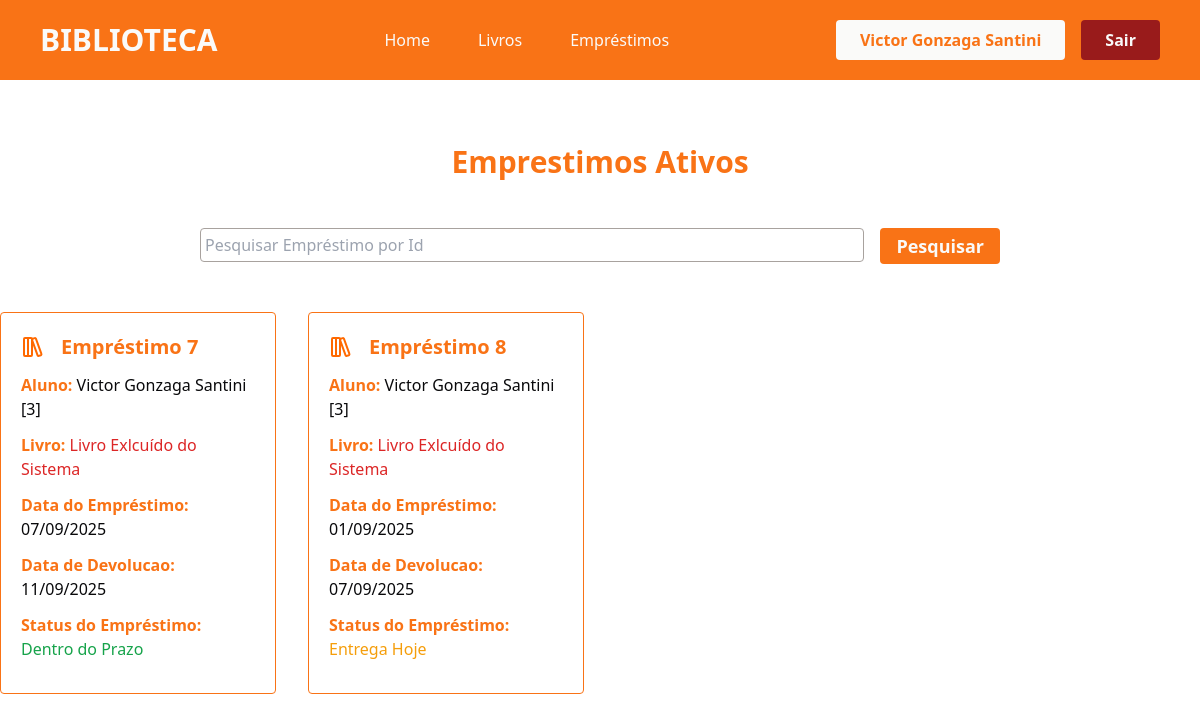
/emprestimos/ (signed in), run on the app's committed database.
### app/models.py (models this page shows)
class User(db.Model, UserMixin):
    id = db.Column(db.Integer, primary_key=True)
    nome = db.Column(db.String(100), nullable=True)
    telefone = db.Column(db.String(100), nullable=True)
    email = db.Column(db.String(100), nullable=True)
    senha = db.Column(db.String(100), nullable=True)
    emprestimos = db.relationship('Emprestimo', backref='user', lazy=True)

class Emprestimo(db.Model):
    id = db.Column(db.Integer, primary_key=True)
    data_emprestimo = db.Column(db.DateTime, default=datetime.now)
    data_devolucao = db.Column(db.DateTime, default=datetime.now)
    user_id = db.Column(db.Integer, db.ForeignKey('user.id', name="fk_emprestimo_user"), nullable=True)
    livro_id = db.Column(db.Integer, db.ForeignKey('livro.id', name="fk_emprestimo_livro"), nullable=True)
    statusEmprestimo = db.Column(db.String(100), nullable=True)

### app/views.py (the view)
@app.route('/emprestimos/')
@login_required
def emprestimos():
    if request.method == 'GET':
        pesquisa = request.args.get('pesquisa', '')
    dados = Emprestimo.query.join(User).order_by(Emprestimo.id)
    if pesquisa != '':
        dados = dados.filter(Emprestimo.id.ilike(f'%{pesquisa}%'))
    emprestimos = {'dados' : dados.all()}
    return render_template('emprestimos.html', emprestimos=emprestimos)

### app/models.py (called while the page is built)
@login_manager.user_loader
def load_user(user_id):
    return User.query.get(user_id)

### app/templates/emprestimos.html (shortened to what this page needs)
{% extends "head.html" %}
{% block content %}
<div class="container-livros flex flex-col justify-center align-center">
    <div class="titulo mt-[4rem] flex-col justify-center items-center">
        <h2 class="text-3xl text-center text-orange-500 font-bold">Emprestimos Ativos</h2>
    </div>
    <div class="pesquisa mt-[3rem] flex justify-center">
        <form action="" method="get" class="flex flex-row gap-4 w-[800px]">
                <div class="w-full">
                    <input type="text" name="pesquisa" class="w-full border-[1px] rounded border-stone-400 px-1 py-1 outline-orange-500 outline-2" placeholder="Pesquisar Empréstimo por Id">
                </div>
                <div class="w-70">
                    <button type="submit" class="bg-orange-500 w-full text-stone-50 font-semibold text-lg rounded py-1 px-4 hover:bg-orange-700 cursor-pointer transition-all duration-500">Pesquisar</button>
                </div>
            </form>
    </div>
    <section class="emprestimos flex justify-center mt-[3rem]">
        <div class="lista-emprestimos grid grid-cols-4 gap-[2rem] mb-[2rem]" >
            {% for emp in emprestimos.dados %}
            {% if current_user.id == emp.user.id or current_user.email == 'admin@gmail.com' %}
                <div class="card-emprestimo border-orange-500 border-[1px] rounded p-5">
                    <div class="nome-svg flex flex-row gap-4 items-center justify-start">
                        <h2 class="text-xl font-semibold text-orange-500">Empréstimo {{emp.id}}</h2>
                    </div>
                    <p class="mt-3 text-orange-500 font-semibold">Aluno: <span class="text-zinc-950 font-normal">{{emp.user.nome}} [{{emp.user.id}}]</span></p>
                    <p class="mt-3 text-orange-500 font-semibold">Livro: {% if emp.livro %}<span class="text-zinc-950 font-normal">{{emp.livro.titulo}} [{{emp.livro.id}}] </span> {% else %} <span class="text-red-600 font-normal"> Livro Exlcuído do Sistema</span>  {% endif %}</p>
                    <p class="mt-3 text-orange-500 font-semibold">Data do Empréstimo: <span class="text-zinc-950 font-normal">{{emp.data_emprestimo.strftime('%d/%m/%Y')}}</span></p>
                    <p class="mt-3 text-orange-500 font-semibold">Data de Devolucao: <span class="text-zinc-950 font-normal">{{emp.data_devolucao.strftime('%d/%m/%Y')}}</span</p>
                    <p class="mt-3 mb-3 text-orange-500 font-semibold">Status do Empréstimo: {% if emp.statusEmprestimo == 'Devolução Atrasada' %} <span class="text-red-800 font-normal">{{emp.statusEmprestimo}}</span> {% elif emp.statusEmprestimo == 'Entrega Hoje' %} <span class="text-amber-500 font-normal">{{emp.statusEmprestimo}}</span> {% else %}  <span class="text-green-600 font-normal">{{emp.statusEmprestimo}}</span> {% endif %}</p>
                </div>
            {% endif %}
            {% endfor %}
        </div>
    </section>
</div>
{% endblock %}

### app/templates/header.html (shortened to what this page needs)
{% extends "head.html" %}
{% block content %}
<header class="font-sans px-10 py-5 bg-orange-500">
    <div class="container-header flex justify-between items-center">
        <div class="logo text-stone-50 font-bold text-3xl">
            <h1>BIBLIOTECA</h1>
        </div>
        <nav class="nav flex gap-12 text-stone-50 font-medium">
            <a href="{{ url_for('homepage') }}">Home</a>
            <a href="{{ url_for('livros') }}">Livros</a>
            <a href="{{ url_for('emprestimos') }}">Empréstimos</a>
        </nav>
        <div class="login flex gap-4">
            {% if current_user.is_authenticated %}
            <p class="bg-stone-50 px-6 py-2 text-orange-500 rounded font-semibold">{{current_user.nome}}</p>
                <a href="{{ url_for('logout') }}" class="bg-red-800 px-6 py-2 text-stone-50 rounded font-semibold cursor-pointer hover:bg-red-900 transition-all duration-500">Sair</a>
            {% endif %}
        </div>
    </div>
</header>
{% endblock %}

### data on the page
User: nome "Victor Gonzaga Santini"
Emprestimo: id "7", user.nome "Victor Gonzaga Santini", user.id "3", data_emprestimo "07/09/2025", data_devolucao "11/09/2025", statusEmprestimo "Dentro do Prazo"
Emprestimo: id "8", user.nome "Victor Gonzaga Santini", user.id "3", data_emprestimo "01/09/2025", data_devolucao "07/09/2025", statusEmprestimo "Entrega Hoje"
